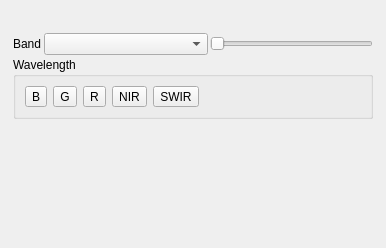
<?xml version="1.0" encoding="UTF-8"?>
<ui version="4.0">
 <class>Form</class>
 <widget class="QWidget" name="Form">
  <property name="geometry">
   <rect>
    <x>0</x>
    <y>0</y>
    <width>386</width>
    <height>248</height>
   </rect>
  </property>
  <property name="windowTitle">
   <string>Band Selection</string>
  </property>
  <layout class="QVBoxLayout" name="verticalLayout_2">
   <item>
    <widget class="QLabel" name="labelRenderType">
     <property name="text">
      <string>&lt;Render Type&gt;</string>
     </property>
    </widget>
   </item>
   <item>
    <widget class="QStackedWidget" name="renderBandWidget">
     <property name="currentIndex">
      <number>0</number>
     </property>
     <widget class="QWidget" name="pageSingleBand">
      <layout class="QGridLayout" name="gridLayout_2">
       <property name="leftMargin">
        <number>2</number>
       </property>
       <property name="topMargin">
        <number>2</number>
       </property>
       <property name="rightMargin">
        <number>2</number>
       </property>
       <property name="bottomMargin">
        <number>2</number>
       </property>
       <property name="spacing">
        <number>2</number>
       </property>
       <item row="0" column="2">
        <widget class="QSlider" name="sliderSingleBand">
         <property name="sizePolicy">
          <sizepolicy hsizetype="Expanding" vsizetype="Fixed">
           <horstretch>1</horstretch>
           <verstretch>0</verstretch>
          </sizepolicy>
         </property>
         <property name="orientation">
          <enum>Qt::Horizontal</enum>
         </property>
        </widget>
       </item>
       <item row="2" column="1">
        <spacer name="verticalSpacer_2">
         <property name="orientation">
          <enum>Qt::Vertical</enum>
         </property>
         <property name="sizeHint" stdset="0">
          <size>
           <width>20</width>
           <height>40</height>
          </size>
         </property>
        </spacer>
       </item>
       <item row="0" column="1">
        <widget class="QgsRasterBandComboBox" name="cbSingleBand">
         <property name="sizePolicy">
          <sizepolicy hsizetype="Preferred" vsizetype="Fixed">
           <horstretch>1</horstretch>
           <verstretch>0</verstretch>
          </sizepolicy>
         </property>
        </widget>
       </item>
       <item row="0" column="0">
        <widget class="QLabel" name="label_2">
         <property name="text">
          <string>Band</string>
         </property>
        </widget>
       </item>
       <item row="1" column="0" colspan="3">
        <widget class="QGroupBox" name="gbSingleBandWavelength">
         <property name="minimumSize">
          <size>
           <width>0</width>
           <height>50</height>
          </size>
         </property>
         <property name="title">
          <string>Wavelength</string>
         </property>
         <layout class="QHBoxLayout" name="horizontalLayout">
          <item>
           <widget class="QToolButton" name="btnSetSBBand_B">
            <property name="text">
             <string>B</string>
            </property>
           </widget>
          </item>
          <item>
           <widget class="QToolButton" name="btnSetSBBand_G">
            <property name="text">
             <string>G</string>
            </property>
           </widget>
          </item>
          <item>
           <widget class="QToolButton" name="btnSetSBBand_R">
            <property name="text">
             <string>R</string>
            </property>
           </widget>
          </item>
          <item>
           <widget class="QToolButton" name="btnSetSBBand_NIR">
            <property name="text">
             <string>NIR</string>
            </property>
           </widget>
          </item>
          <item>
           <widget class="QToolButton" name="btnSetSBBand_SWIR">
            <property name="text">
             <string>SWIR</string>
            </property>
           </widget>
          </item>
          <item>
           <spacer name="horizontalSpacer">
            <property name="orientation">
             <enum>Qt::Horizontal</enum>
            </property>
            <property name="sizeHint" stdset="0">
             <size>
              <width>40</width>
              <height>20</height>
             </size>
            </property>
           </spacer>
          </item>
         </layout>
        </widget>
       </item>
      </layout>
     </widget>
     <widget class="QWidget" name="pageMultiBand">
      <layout class="QGridLayout" name="gridLayout">
       <item row="0" column="0">
        <widget class="QLabel" name="label_4">
         <property name="text">
          <string>R</string>
         </property>
        </widget>
       </item>
       <item row="0" column="1">
        <widget class="QgsRasterBandComboBox" name="cbMultiBandRed">
         <property name="sizePolicy">
          <sizepolicy hsizetype="Preferred" vsizetype="Fixed">
           <horstretch>1</horstretch>
           <verstretch>0</verstretch>
          </sizepolicy>
         </property>
        </widget>
       </item>
       <item row="4" column="0">
        <widget class="QLabel" name="label_6">
         <property name="text">
          <string>B</string>
         </property>
        </widget>
       </item>
       <item row="2" column="1">
        <widget class="QgsRasterBandComboBox" name="cbMultiBandGreen">
         <property name="sizePolicy">
          <sizepolicy hsizetype="Preferred" vsizetype="Fixed">
           <horstretch>1</horstretch>
           <verstretch>0</verstretch>
          </sizepolicy>
         </property>
        </widget>
       </item>
       <item row="2" column="0">
        <widget class="QLabel" name="label_5">
         <property name="text">
          <string>G</string>
         </property>
        </widget>
       </item>
       <item row="4" column="1">
        <widget class="QgsRasterBandComboBox" name="cbMultiBandBlue">
         <property name="sizePolicy">
          <sizepolicy hsizetype="Preferred" vsizetype="Fixed">
           <horstretch>1</horstretch>
           <verstretch>0</verstretch>
          </sizepolicy>
         </property>
        </widget>
       </item>
       <item row="2" column="2">
        <widget class="QSlider" name="sliderMultiBandGreen">
         <property name="sizePolicy">
          <sizepolicy hsizetype="Expanding" vsizetype="Fixed">
           <horstretch>1</horstretch>
           <verstretch>0</verstretch>
          </sizepolicy>
         </property>
         <property name="orientation">
          <enum>Qt::Horizontal</enum>
         </property>
        </widget>
       </item>
       <item row="0" column="2">
        <widget class="QSlider" name="sliderMultiBandRed">
         <property name="sizePolicy">
          <sizepolicy hsizetype="Expanding" vsizetype="Fixed">
           <horstretch>1</horstretch>
           <verstretch>0</verstretch>
          </sizepolicy>
         </property>
         <property name="orientation">
          <enum>Qt::Horizontal</enum>
         </property>
        </widget>
       </item>
       <item row="6" column="1">
        <spacer name="verticalSpacer_3">
         <property name="orientation">
          <enum>Qt::Vertical</enum>
         </property>
         <property name="sizeHint" stdset="0">
          <size>
           <width>20</width>
           <height>40</height>
          </size>
         </property>
        </spacer>
       </item>
       <item row="4" column="2">
        <widget class="QSlider" name="sliderMultiBandBlue">
         <property name="sizePolicy">
          <sizepolicy hsizetype="Expanding" vsizetype="Fixed">
           <horstretch>1</horstretch>
           <verstretch>0</verstretch>
          </sizepolicy>
         </property>
         <property name="orientation">
          <enum>Qt::Horizontal</enum>
         </property>
        </widget>
       </item>
       <item row="5" column="0" colspan="3">
        <widget class="QGroupBox" name="gbMultiBandWavelength">
         <property name="minimumSize">
          <size>
           <width>0</width>
           <height>50</height>
          </size>
         </property>
         <property name="title">
          <string>Wavelength Combination</string>
         </property>
         <layout class="QGridLayout" name="gridLayout_3">
          <item row="1" column="2">
           <widget class="QToolButton" name="btnSetMBBands_RGB">
            <property name="text">
             <string>R-G-B</string>
            </property>
           </widget>
          </item>
          <item row="1" column="4">
           <widget class="QToolButton" name="btnSetMBBands_SWIRNIRR">
            <property name="text">
             <string>SWIR-NIR-R</string>
            </property>
           </widget>
          </item>
          <item row="1" column="3">
           <widget class="QToolButton" name="btnSetMBBands_NIRRG">
            <property name="text">
             <string>NIR-R-G</string>
            </property>
           </widget>
          </item>
          <item row="1" column="5">
           <spacer name="horizontalSpacer_2">
            <property name="orientation">
             <enum>Qt::Horizontal</enum>
            </property>
            <property name="sizeHint" stdset="0">
             <size>
              <width>40</width>
              <height>20</height>
             </size>
            </property>
           </spacer>
          </item>
         </layout>
        </widget>
       </item>
      </layout>
     </widget>
     <widget class="QWidget" name="pageUnknown">
      <layout class="QVBoxLayout" name="verticalLayout">
       <item>
        <widget class="QLabel" name="label">
         <property name="text">
          <string>Renderer is not supported</string>
         </property>
        </widget>
       </item>
      </layout>
     </widget>
    </widget>
   </item>
   <item>
    <spacer name="verticalSpacer">
     <property name="orientation">
      <enum>Qt::Vertical</enum>
     </property>
     <property name="sizeHint" stdset="0">
      <size>
       <width>20</width>
       <height>40</height>
      </size>
     </property>
    </spacer>
   </item>
  </layout>
 </widget>
 <customwidgets>
  <customwidget>
   <class>QgsRasterBandComboBox</class>
   <extends>QComboBox</extends>
   <header>qgsrasterbandcombobox.h</header>
  </customwidget>
 </customwidgets>
 <resources>
  <include location="../qpsresources.qrc"/>
 </resources>
 <connections>
  <connection>
   <sender>cbSingleBand</sender>
   <signal>bandChanged(int)</signal>
   <receiver>sliderSingleBand</receiver>
   <slot>setValue(int)</slot>
   <hints>
    <hint type="sourcelabel">
     <x>114</x>
     <y>46</y>
    </hint>
    <hint type="destinationlabel">
     <x>114</x>
     <y>72</y>
    </hint>
   </hints>
  </connection>
  <connection>
   <sender>sliderSingleBand</sender>
   <signal>valueChanged(int)</signal>
   <receiver>cbSingleBand</receiver>
   <slot>setBand(int)</slot>
   <hints>
    <hint type="sourcelabel">
     <x>172</x>
     <y>73</y>
    </hint>
    <hint type="destinationlabel">
     <x>171</x>
     <y>42</y>
    </hint>
   </hints>
  </connection>
  <connection>
   <sender>cbMultiBandRed</sender>
   <signal>bandChanged(int)</signal>
   <receiver>sliderMultiBandRed</receiver>
   <slot>setValue(int)</slot>
   <hints>
    <hint type="sourcelabel">
     <x>93</x>
     <y>63</y>
    </hint>
    <hint type="destinationlabel">
     <x>93</x>
     <y>92</y>
    </hint>
   </hints>
  </connection>
  <connection>
   <sender>sliderMultiBandRed</sender>
   <signal>valueChanged(int)</signal>
   <receiver>cbMultiBandRed</receiver>
   <slot>setBand(int)</slot>
   <hints>
    <hint type="sourcelabel">
     <x>148</x>
     <y>90</y>
    </hint>
    <hint type="destinationlabel">
     <x>148</x>
     <y>70</y>
    </hint>
   </hints>
  </connection>
  <connection>
   <sender>cbMultiBandGreen</sender>
   <signal>bandChanged(int)</signal>
   <receiver>sliderMultiBandGreen</receiver>
   <slot>setValue(int)</slot>
   <hints>
    <hint type="sourcelabel">
     <x>118</x>
     <y>117</y>
    </hint>
    <hint type="destinationlabel">
     <x>118</x>
     <y>141</y>
    </hint>
   </hints>
  </connection>
  <connection>
   <sender>sliderMultiBandGreen</sender>
   <signal>valueChanged(int)</signal>
   <receiver>cbMultiBandGreen</receiver>
   <slot>setBand(int)</slot>
   <hints>
    <hint type="sourcelabel">
     <x>207</x>
     <y>147</y>
    </hint>
    <hint type="destinationlabel">
     <x>203</x>
     <y>119</y>
    </hint>
   </hints>
  </connection>
  <connection>
   <sender>cbMultiBandBlue</sender>
   <signal>bandChanged(int)</signal>
   <receiver>sliderMultiBandBlue</receiver>
   <slot>setValue(int)</slot>
   <hints>
    <hint type="sourcelabel">
     <x>77</x>
     <y>171</y>
    </hint>
    <hint type="destinationlabel">
     <x>80</x>
     <y>199</y>
    </hint>
   </hints>
  </connection>
  <connection>
   <sender>sliderMultiBandBlue</sender>
   <signal>valueChanged(int)</signal>
   <receiver>cbMultiBandBlue</receiver>
   <slot>setBand(int)</slot>
   <hints>
    <hint type="sourcelabel">
     <x>116</x>
     <y>202</y>
    </hint>
    <hint type="destinationlabel">
     <x>102</x>
     <y>173</y>
    </hint>
   </hints>
  </connection>
 </connections>
</ui>
